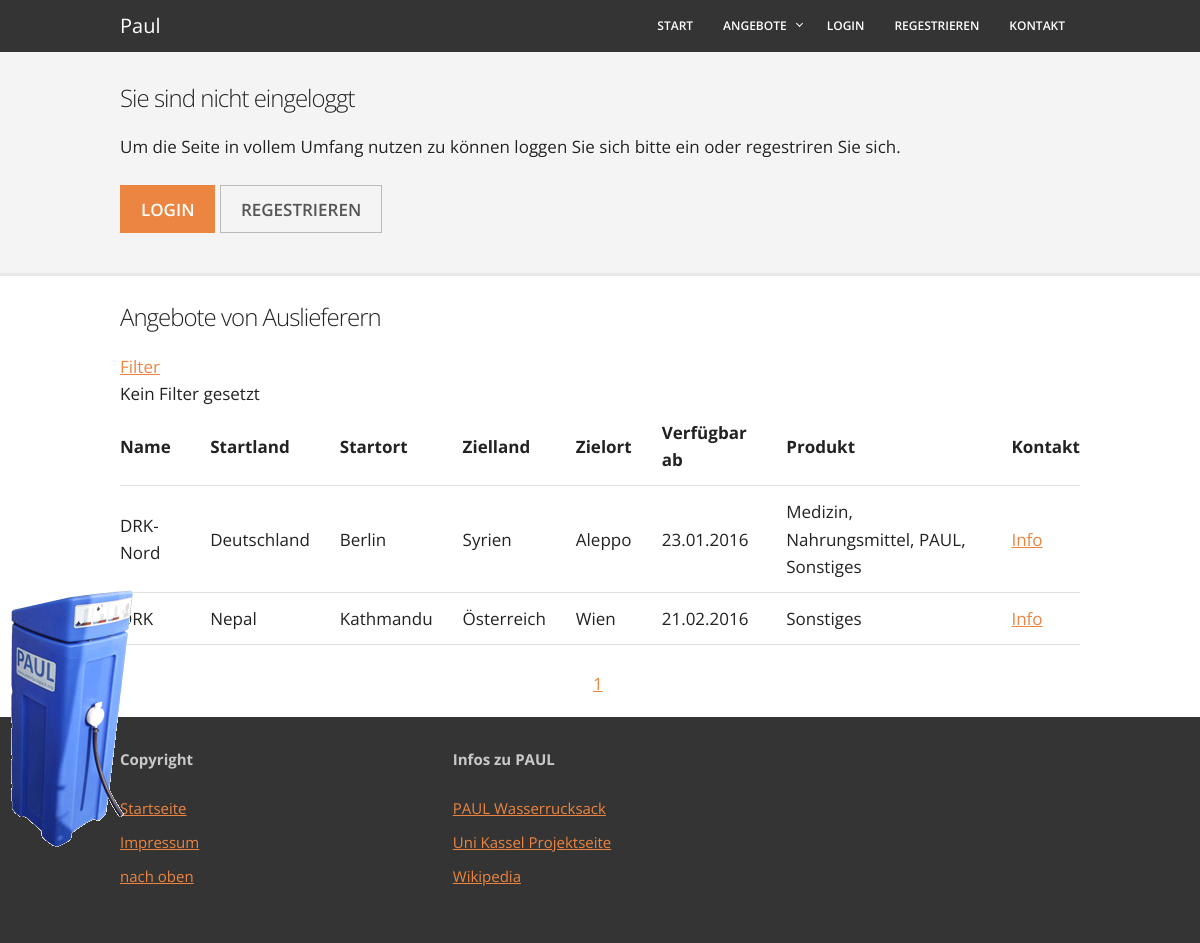
Screenshot of /showOffer/deliverAngebotAuflisten.php with the database file from the repository.
### tables this page shows
CREATE TABLE `deliverer_offer` (
  `ID` int(11) NOT NULL,
  `offerer` char(50) NOT NULL,
  `eMail` char(50) NOT NULL,
  `startCountry` int(11) NOT NULL,
  `startVillage` char(50) NOT NULL,
  `destinationCountry` int(11) NOT NULL,
  `destinationVillage` char(50) NOT NULL,
  `startDate` date NOT NULL,
  `endDate` date NOT NULL,
  `responsibleAcc` int(11) NOT NULL,
  `textField` varchar(3500) DEFAULT NULL
);

CREATE TABLE `countries` (
  `ID` int(11) NOT NULL,
  `abbreviation` char(6) NOT NULL,
  `countryName` char(20) NOT NULL
);

### showOffer/filterDelivererlistFunction.php (called while the page is built, shortened)
<?php
$sqlStatement = "SELECT do.id, do.offerer, c1.countryName as startCountry, do.startVillage, c2.countryName as destCountry, do.destinationVillage, do.startDate, prod.pr "
                          . "FROM "
                          . "(SELECT p.productname as pr, d.ID "
                          . "FROM productsdelivererjoin pdj "
                          . "join products p on pdj.ID_product = p.ID "
                          . "join deliverer_offer d on pdj.ID_delivererOffer = d.ID) prod, deliverer_offer do "
                          . "join countries c1 on do.startCountry = c1.id "
                          . "join countries c2 on do.destinationCountry = c2.ID "
                          . "WHERE prod.ID = do.ID "
                          . "AND endDate >= Curdate() ";
function filterNone(){
    global $sqlStatement;
    return $sqlStatement;
}
function setLimit($startAt, $rowPerPage){
    return " ORDER BY do.ID LIMIT $startAt, $rowPerPage";
}

### includes/functions.php (the view, shortened to what this page needs)
<?php
function reformDatetoNormal($date){
    return (new DateTime($date))->format('d.m.Y');
}
function getDBEntryCount($table){
    global $db;
    $statement = "Select count(*) cnt FROM ($table) test ";
    foreach($db->query($statement) as $row)
        return $row['cnt'];
}
?>

### includes/functions.php (the view, shortened to what this page needs)
<?php
function reformDatetoNormal($date){
    return (new DateTime($date))->format('d.m.Y');
}
function getDBEntryCount($table){
    global $db;
    $statement = "Select count(*) cnt FROM ($table) test ";
    foreach($db->query($statement) as $row)
        return $row['cnt'];
}
?>

### showOffer/deliverAngebotAuflisten.php (shortened to what this page needs)
<?php
$root = $_SERVER['DOCUMENT_ROOT'];
include_once ($root . "/helping_supplies/template/head.php");
include_once ($root . "/helping_supplies/template/header.php");
include './filterDelivererlistFunction.php';
include '../includes/dbConnectPDO.php';
$rowsPerPage = 10;
$startAt = 0;
?>
<div class="container">
    <h3>Angebote von Auslieferern</h3>
    <div class="row">
        <a href="#hide1" class="hide" id="hide1">Filter</a>
    </div>
<?php
include './filterPreparation.php';
?>
    <table style="width: 100%">
        <tr>
            <th>Name</th>
            <th>Startland</th>
            <th>Startort</th>
            <th>Zielland</th>
            <th>Zielort</th>
            <th>Verfügbar ab</th>
            <th>Produkt</th>
            <th>Kontakt</th>
        </tr>
<?php
foreach ($test = $db->query($statement2) as $row2){
    foreach ($iter = $db->query($statement) as $row)
 {
        $id = htmlspecialchars($row['id']);
        echo "<tr>\n";
        echo "<td>" . htmlspecialchars($row['offerer']) . "</td>\n";
        echo "<td>" . htmlspecialchars($row['startCountry']) . "</td>\n";
        echo "<td>" . htmlspecialchars($row['startVillage']) . "</td>\n";
        echo "<td>" . htmlspecialchars($row['destCountry']) . "</td>\n";
        echo "<td>" . htmlspecialchars($row['destinationVillage']) . "</td>\n";
        echo "<td>" . reformDatetoNormal(htmlspecialchars($row['startDate'])) . "</td>\n";
        echo "<td>";
        do {
            echo htmlspecialchars($row2['pr']);
            $row2 = $test->fetch();
            if ($row2['id'] == $id) {
                echo ", ";
            } else {
                break;
            }
        } while (true);
        echo "</td>\n";
        echo "<td>" . "<a href=\"/helping_supplies/showOffer/showOffer.php?id=$id&typ=deliver\">Info</a></td>\n";
        echo "</tr>";
    }
}
?>
    </table>
    <div class="centering">
        <?php
        global $input1, $input2;
        $pages = ceil($entries / $rowsPerPage);
        for ($i = 1; $i <= $pages; $i++) {
            if (!isset($_POST["filter"])){
                echo "<a href=\"deliverAngebotAuflisten.php?page=$i\">$i</a>&nbsp;";
            }
            else {
                $filter = $_POST["filter"];
                echo "<a href=\"deliverAngebotAuflisten.php?page=$i&filter=$filter&in1=$input1&in2=$input2\">$i</a>&nbsp;";
            }
        }
        ?>
    </div>
</div>
        <?php
        include_once ($root . "/helping_supplies/template/footer.php");
        ?>

### css/skeleton.css (style rules this page uses)
.container { position: relative; width: 100%; max-width: 960px; margin: 0 auto; padding: 0 20px; box-sizing: border-box; }
@media (min-width: 400px) { .container { width: 85%; padding: 0; } }
@media (min-width: 550px) { .container { width: 80%; } }
html { font-size: 62.5%; }
body { font-size: 1.7em; line-height: 1.6; font-weight: 400; font-family: 'Open Sans', "HelveticaNeue", "Helvetica Neue", Helvetica, Arial, sans-serif; color: #222; }
h1, h2, h3, h4, h5, h6 { margin-top: 0; margin-bottom: 2rem; font-weight: 300; }
h3 { font-size: 2.4rem; line-height: 1.3; letter-spacing: -.1rem; }
a { color: #eb8541; }
th, td { padding: 12px 15px; text-align: left; border-bottom: 1px solid #E1E1E1; }
th:first-child, td:first-child { padding-left: 0; }
th:last-child, td:last-child { padding-right: 0; }
pre, blockquote, dl, figure, table, p, ul, ol, form { margin-bottom: 2.5rem; }
.container:after, .row:after, .u-cf { content: ""; display: table; clear: both; }

### css/style.css (style rules this page uses)
.centering { text-align: center; }

### rows the page displays
deliverer_offer: offerer "DRK-Nord", startCountry.countryName "Deutschland", startVillage "Berlin", destinationCountry.countryName "Syrien", destinationVillage "Aleppo", startDate "23.01.2016", pr "Medizin", pr "Nahrungsmittel", pr "PAUL", pr "Sonstiges"
deliverer_offer: startCountry.countryName "Nepal", startVillage "Kathmandu", destinationCountry.countryName "Österreich", destinationVillage "Wien", startDate "21.02.2016", pr "Sonstiges"
